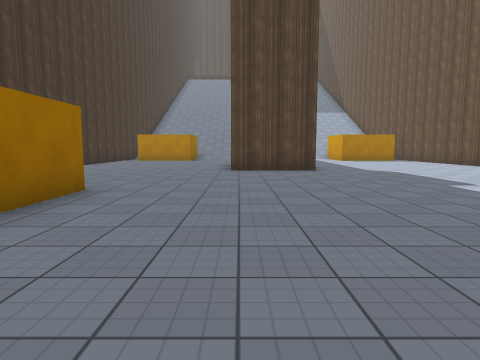
View 1 (above)

19 first-person views from a walk through a scene from a Unity 3-D project. The camera is 1.3 m above the floor, tilts 6° down and sees 75° across. The floor is counted in squares, 2 m on a side. Each view is taken from the middle of a square. On the plan, view 1 faces up. The plan holds only what a view shows up to about 10 squares ahead; the rest is blank. The place goes on beyond the plan. The player is left out. Some animated figures are not drawn. Surface patterns are stand-ins for the level's own textures.

View 2
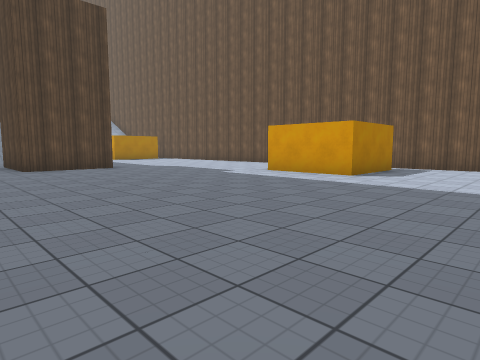

View 3
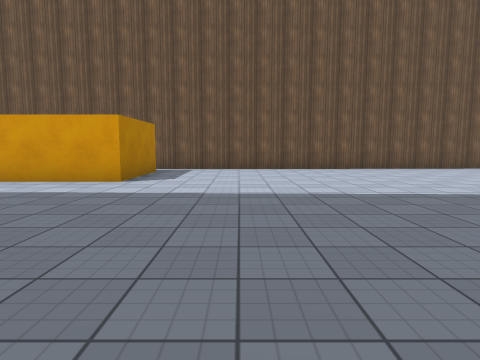

View 4
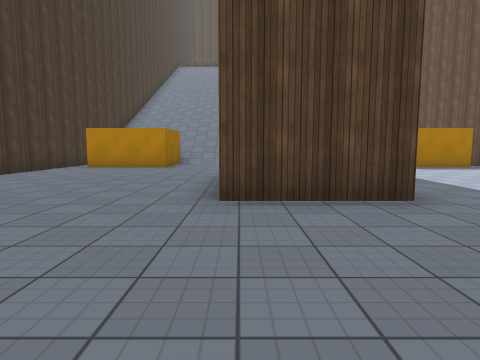

View 5
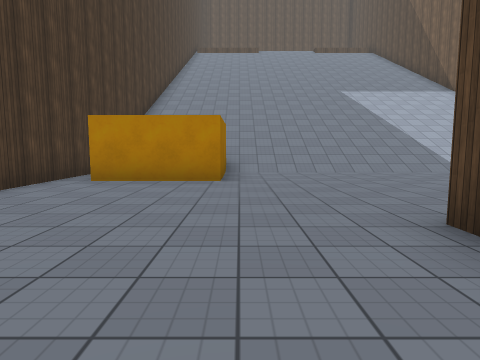

View 6
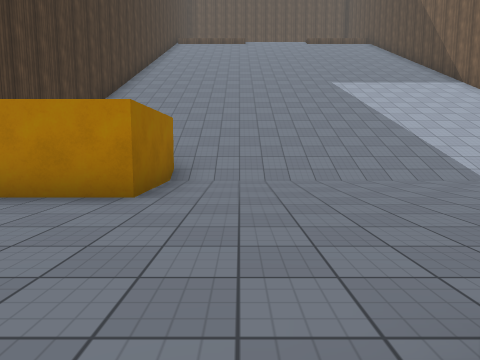

View 7
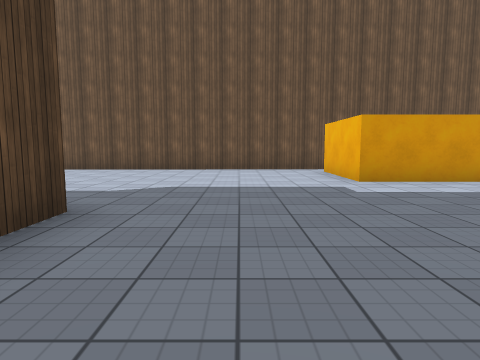

View 8
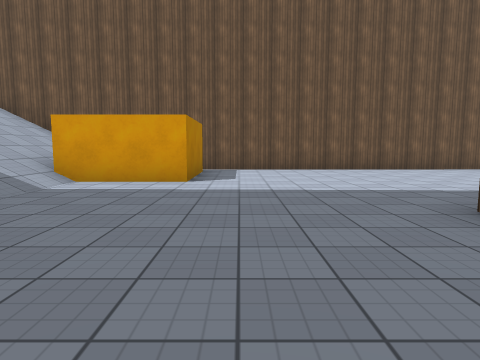

View 9
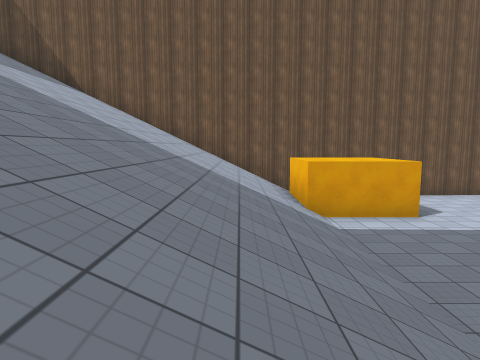

View 10
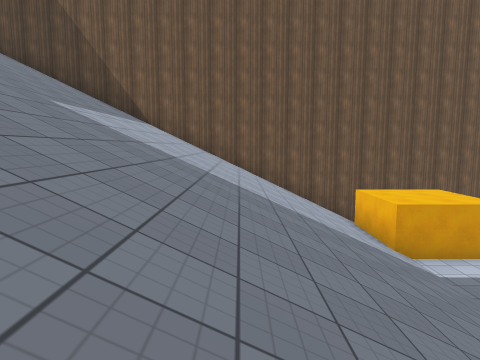

View 11
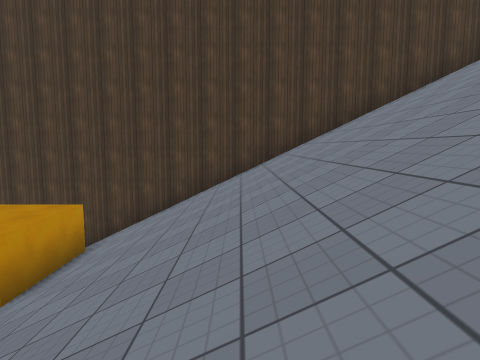

View 12
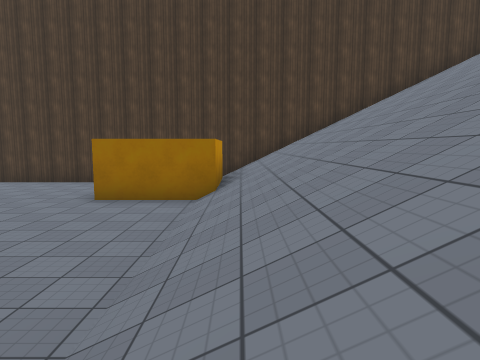

View 13
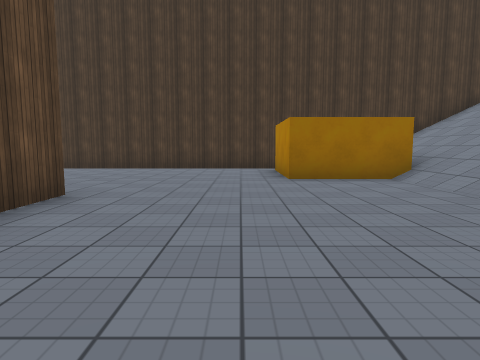

View 14
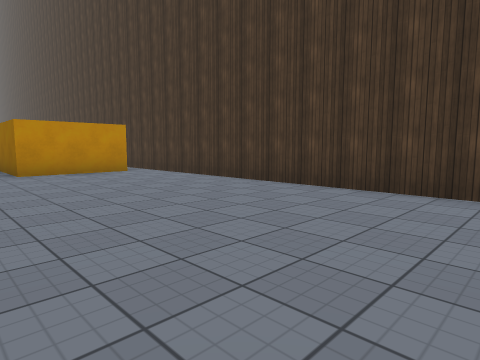

View 15
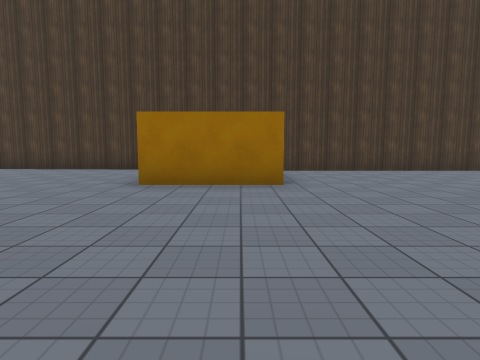

View 16
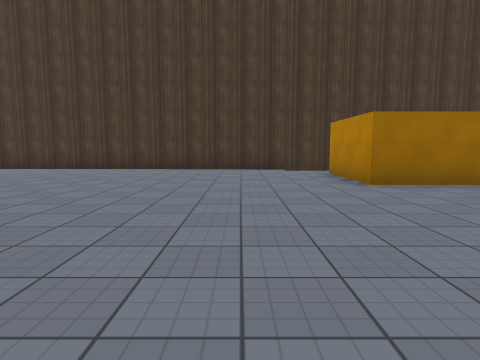

View 17
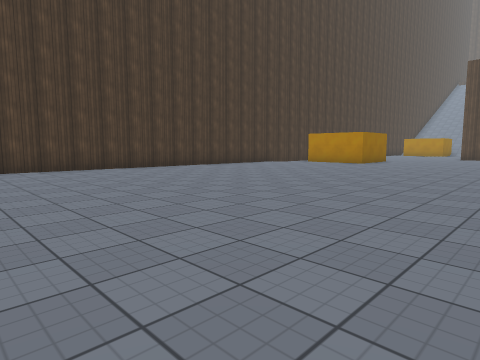

View 18
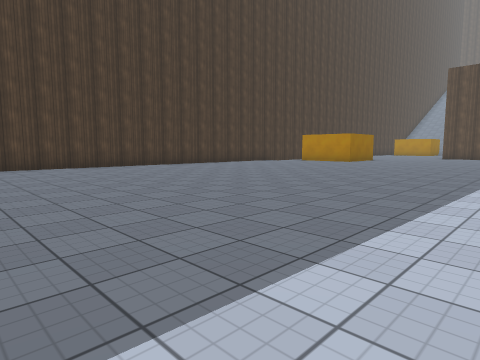

View 19
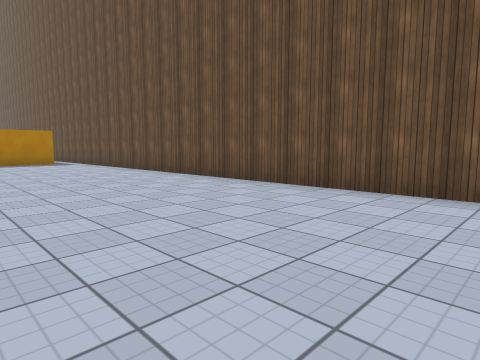

### Floor plan
Key: @ floor where view 1 was taken; # wall or solid block; . floor; / step, stairs or slope.
Columns run from 7 left of view 1 to 9 right of it. Each row starts with its distance up from view 1.
 25  #///     /////#
 24  #///// ///////#
 23  #/////////////#
 22  #/////////////#
 21  #/////////////#
 20  #/////////////#
 19  #/////////////#
 18  #/////////////#
 17  #.##.......####
 16  #.##.......###
 15  #.##.......####
 14  #.............#
 13  #.............#
 12  #.............##
 11  #.....## ......#
 10  #.....## ......#
  9  #.....###......#
  8  #..............#
  7  #..............#
  6  #..............#
  5  #..............#
  4  #.##.......### #
  3  #.##.......### #
  2 ##..............#
  1 #...............#
  0 #......@........#
 -1 #...............#
 -2 #...............#
 -3 #...............#
 -4 #...............#
 -5 #.......... ....#
 -6 #.......... ....#
 -7 #...............#
 -8 #...............#
 -9 #...............#
-10 #...............#
-11        .........

Where each view was taken, in squares from view 1:
view 1: 0 up, 0 right, facing up
view 2: 1 down, 2 left, facing up-right
view 3: 0 up, 1 left, facing right
view 4: 5 up, 0 right, facing up
view 5: 9 up, 2 left, facing up
view 6: 11 up, 1 left, facing up
view 7: 7 up, 1 left, facing right
view 8: 14 up, 1 left, facing right
view 9: 19 up, 2 left, facing right
view 10: 21 up, 2 left, facing right
view 11: 21 up, 2 right, facing left
view 12: 18 up, 4 right, facing left
view 13: 14 up, 4 right, facing left
view 14: 13 up, 1 left, facing down-left
view 15: 4 up, 3 right, facing left
view 16: 0 up, 3 right, facing left
view 17: 10 down, 3 right, facing up-left
view 18: 11 down, 4 right, facing up-left
view 19: 11 down, 4 right, facing up-right
